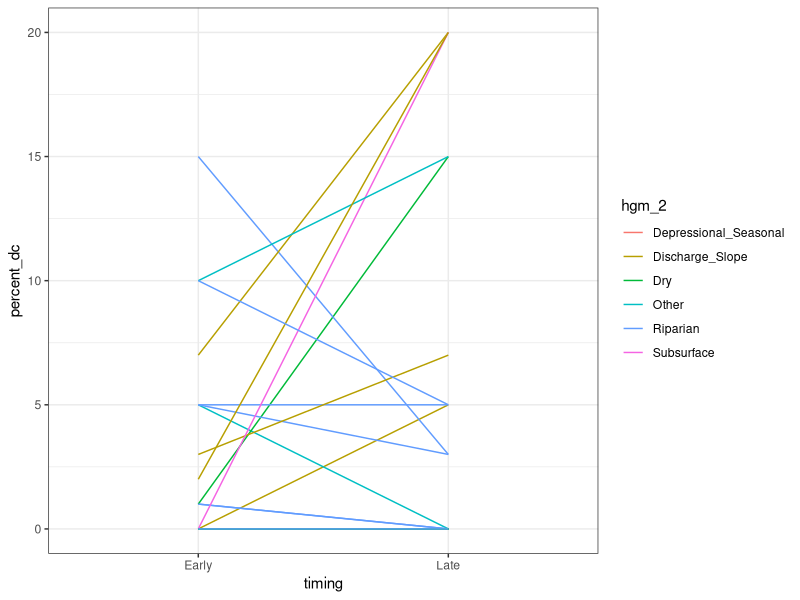
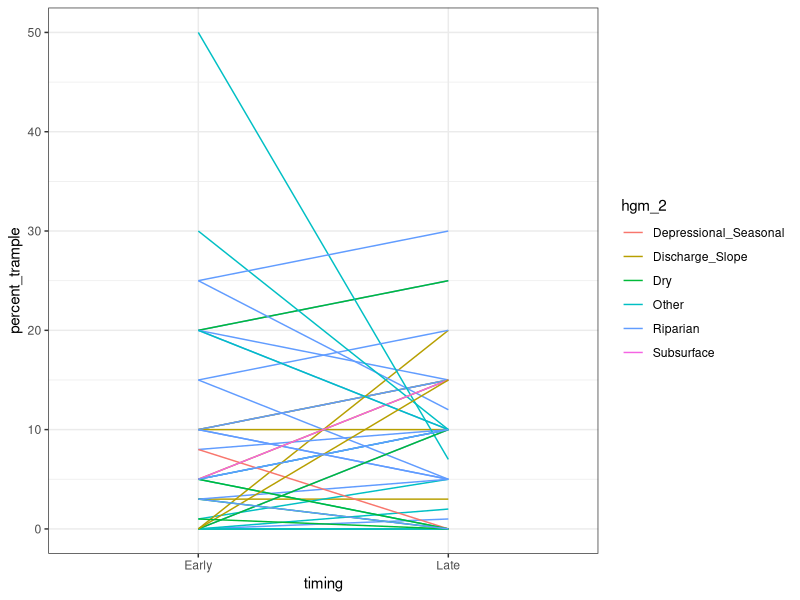
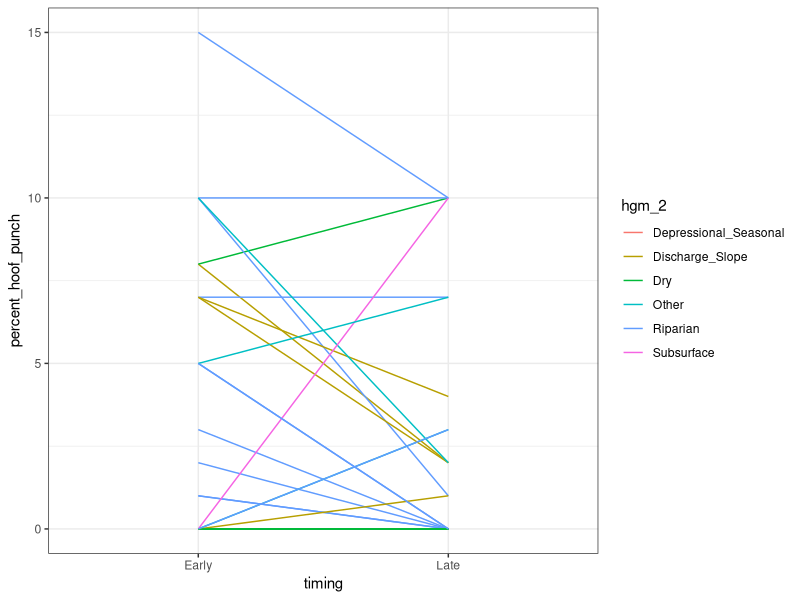
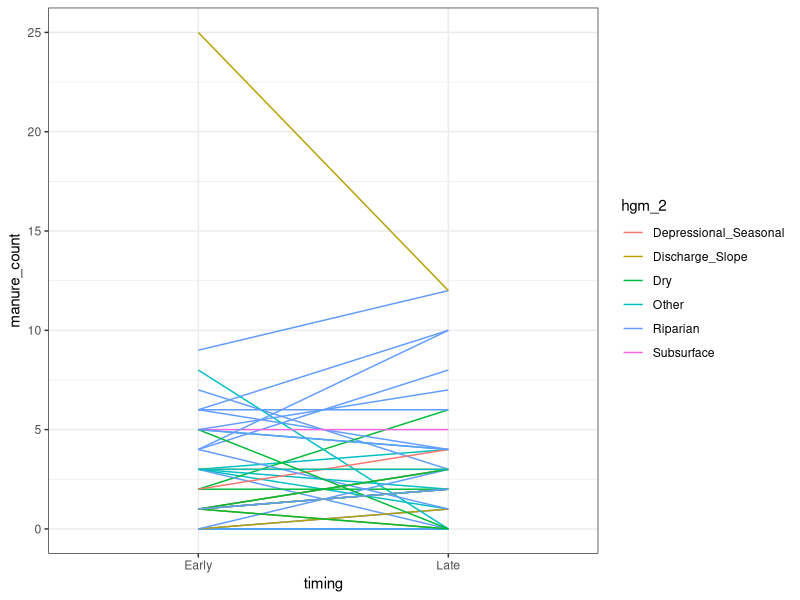

Reproduce these figures in R, in order. (Note: this script raises an error after producing the figures.)
## ---- chunk 1
knitr::opts_chunk$set(echo = TRUE)
library(tidyverse)
library(lubridate)
## ---- chunk 2
cattle_impact_full <- read.csv("Cleaned_Capstone_Data.csv") %>% # reading in csv
  rename_with(tolower) %>%
  rename(  # cleaning up and simplifying column names
    plot = plot._number,
    watershed = subwatrshed_location, 
    hgm = hydrogeomorphic_classification
  ) %>%
  mutate(  # Editing data in our columns for cleaning (use with caution!)
    watershed = str_trim(watershed), # remove whitespace from Watershed column
    closest_water_distance = as.numeric(closest_water_distance), # formatting Closest_Water_Distance column as a number
    date = as.Date(date, format = "%m/%d/%Y") # Reformats the Date column into a format which R can interpret as dates correctly
  ) %>%
  filter(!is.na(plot)) # removing one blank row


cattle_impact <- cattle_impact_full  %>%
  select(date, plot, watershed, hgm, percent_canopy:manure_count, 
         closest_water_distance, water_type, restoration_location,
         stream_restoration_type:cattle_trail_crossing_or_bedding_area) %>%  # selecting relevant columns
  mutate(
    restoration_location_2 = case_when(
      restoration_location %in% c("Both", "Inside", "Downstream") ~ "in_or_downstream", 
      TRUE ~ "none_or_upstream"),
    
    cattle_impact_on_stream = str_trim(cattle_impact_on_stream),
    
    hgm = str_trim(hgm),
    
    hgm_2 = case_when(
      hgm %in% c("Riparian_Mid_Gradient", "Riparian_High_Gradient") ~ "Riparian",
      hgm %in% c("Subsurface_Low_Gradient", "Subsurface_Mid_Gradient", "Subsurface_High_Gradient") ~ "Subsurface",
      TRUE ~ hgm),
    
    hoof_punch_present = case_when(
      percent_hoof_punch > 0 ~ "yes",
      TRUE ~ "no"),
    
    # If stream distance wasn't recorded it was > 50m, so putting that in as our minimum for now
    closest_water_distance_2 = case_when(
      is.na(closest_water_distance) ~ 50, 
      TRUE ~ closest_water_distance
    )
  )


# early vist (all)
cattle_early <- cattle_impact %>%
  filter(date < "2025-09-01")

# late visit (subset)
cattle_late <- cattle_impact %>%
  filter(date > "2025-09-01")

# repeated plots both visits
late_plots <- cattle_impact_full %>%
  filter(date > "2025-09-01") %>%
  pull(plot)

cattle_impact_repeat <- cattle_impact %>%
  filter(plot %in% late_plots) %>%
  mutate(
    timing = case_when(
      date > "2025-09-01" ~ "Late",
      date <= "2025-09-01" ~ "Early",
      TRUE ~ "NA"
    )
  ) %>%
arrange(plot)


## ---- chunk 3

# comparing early to later

# % DC
cattle_impact_repeat %>%
  ggplot(aes(x = timing, y = percent_dc, group = plot, color = hgm_2)) +
  geom_line() +
  theme_bw()

# % Trample
cattle_impact_repeat %>%
  ggplot(aes(x = timing, y = percent_trample, group = plot, color = hgm_2)) +
  geom_line() +
  theme_bw()


# % Hoof Punch
cattle_impact_repeat %>%
  ggplot(aes(x = timing, y = percent_hoof_punch, group = plot, color = hgm_2)) +
  geom_line() +
  theme_bw()


# Manure Count
cattle_impact_repeat %>%
  ggplot(aes(x = timing, y = manure_count, group = plot, color = hgm_2)) +
  geom_line() +
  theme_bw()



## ---- chunk 4

# Is hoof punch percent impact higher where DC is present?
cattle_early %>% 
  mutate(dc_present = percent_DC > 0) %>%
  filter(!is.na(dc_present)) %>%
  ggplot(aes(x = dc_present, y = percent_hoof_punch, fill = dc_present)) +
  geom_boxplot() +
  theme_bw() +
  xlab("D. californica present") +
  ylab("Hoof Punch (% of plot)") +
  scale_fill_manual(values = c('goldenrod','darkgreen')) +
  guides(fill = "none")
ggsave("Figures/DC_Hoof-Punch_plot.pdf", width = 7.5, height = 5.5, units = "in")


# Framing 3a: How does hoof punch % correlate with DC % overall?
cattle_early %>% 
  ggplot(aes(x = percent_dc, y = percent_hoof_punch)) +
  geom_point(position = position_jitter()) +
  geom_smooth(method = "lm")


# Framing 3b: How does hoof punch % correlate with DC % where DC is present?
cattle_early %>% 
  filter(percent_dc > 0) %>%
  ggplot(aes(x = percent_dc, y = percent_hoof_punch)) +
  geom_point(position = position_jitter()) +
  geom_smooth(method = "lm")


## ---- chunk 5


cattle_early %>%
  ggplot(aes(x = closest_water_distance_2, y = percent_hoof_punch)) +
  geom_point(position = position_jitter()) +
  geom_smooth(method = "lm") +
  theme_bw()


cattle_early %>%
  ggplot(aes(x = percent_water, y = percent_hoof_punch)) +
  geom_point(position = position_jitter()) +
  geom_smooth(method = "lm") +
  theme_bw()

cattle_late %>%
  ggplot(aes(x = percent_water, y = percent_hoof_punch)) +
  geom_point(position = position_jitter()) +
  geom_smooth(method = "lm") +
  theme_bw()


# not sure how HGM categories fit into this model
m.hoof.punch <- lm(percent_hoof_punch ~ closest_water_distance_2 + percent_water + 
                       restoration_location_2,
                    data = cattle_early)
summary(m.hoof.punch)

# later plot sampling
m.late.hoof.punch <- lm(percent_hoof_punch ~ closest_water_distance_2 + percent_water + 
                       restoration_location_2,
                    data = cattle_late)
summary(m.late.hoof.punch)



# Is the DC and percent water info overlapping?
# Correlated but actually not incredibly tight
Cattle_Early %>%
  ggplot(aes(x = percent_water, y = percent_dc)) +
  geom_point(position = position_jitter()) +
  geom_smooth(method = "lm") +
  theme_bw()


m.trample <- lm(percent_trample ~ closest_water_distance_2 + percent_water + 
                       restoration_location_2,
                    data = cattle_early)
summary(m.trample)


m.manure <- lm(manure_count ~ closest_water_distance_2 + percent_water + 
                       restoration_location_2,
                    data = cattle_early)
summary(m.manure)
